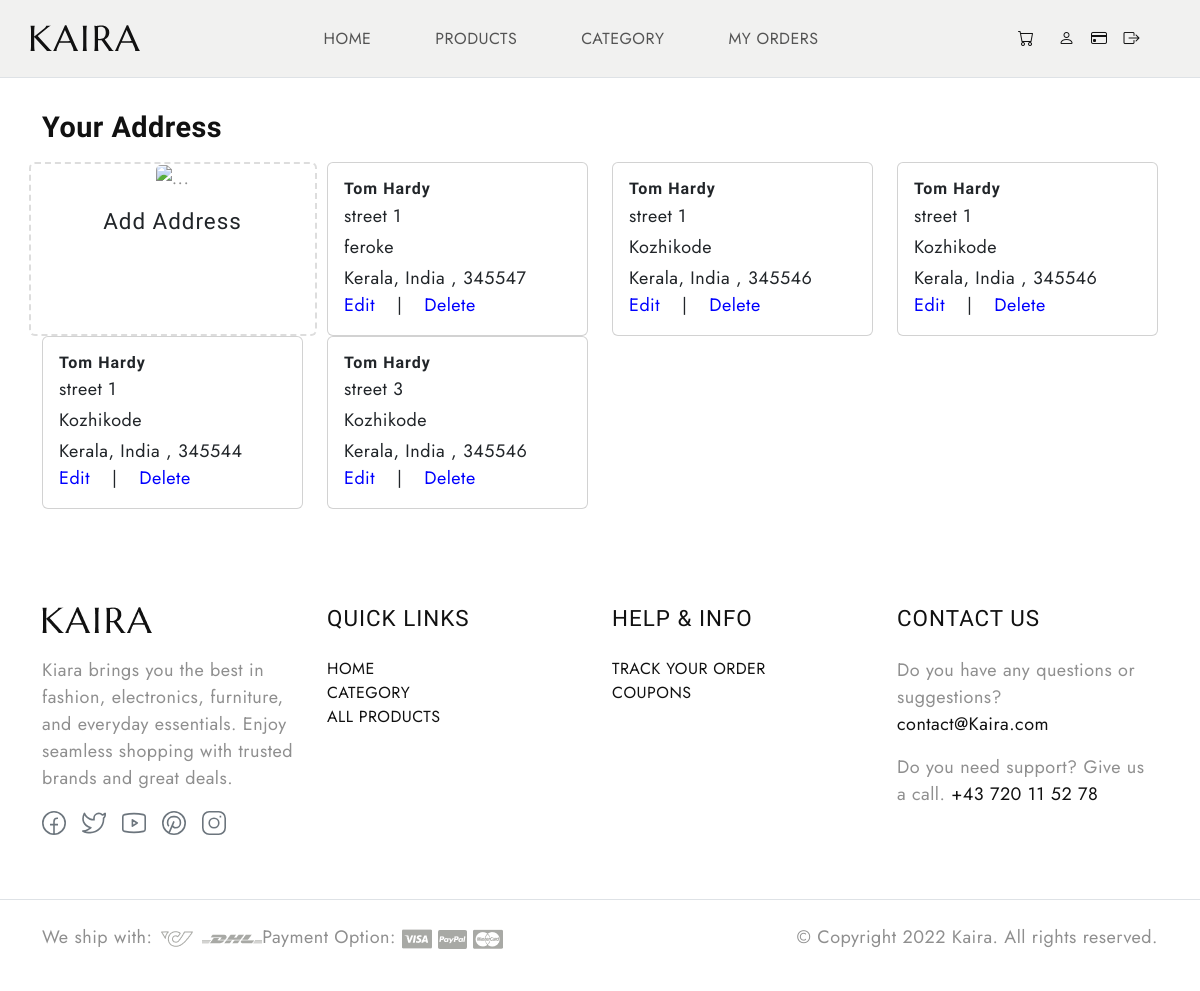
/user_address (signed in), run on the app's committed database.
### Ekartapp/models.py (models this page shows, shortened)
class UserAddress(models.Model):
    user = models.ForeignKey(UserModel,on_delete=models.CASCADE,related_name='address')
    address_type = models.CharField(max_length=10, choices=ADDRESS_TYPE_CHOICES,default='HOME')
    home_name = models.CharField(max_length=100,default='manzil')
    street_address = models.CharField(max_length=255)
    city = models.CharField(max_length=100)
    state = models.CharField(max_length=100)
    country = models.CharField(max_length=100,default='India')
    zip_code = models.CharField(max_length=100)
    is_default = models.BooleanField(default=False)
    status = models.BooleanField(default=True)

class UserModel(models.Model):
    user = models.OneToOneField(Custom_User,on_delete=models.CASCADE,related_name='User')
    fullName = models.CharField(max_length=500)
    phoneNumber = models.CharField(max_length=20,unique=True)
    gender = models.CharField(max_length=20,choices=GENDER_CHOICES, default='Male')
    profilePicture = models.FileField(upload_to='upload/')
    created_at = models.DateTimeField(auto_now_add=True)
    status = models.BooleanField(default=True)

### Ekartapp/user_views.py (the view)
# urls.py: path('user_address',user_views.user_address,name='userAddress'),
@login_required(login_url='login1')
def user_address(request):
    u = UserModel.objects.get(user=request.user)
    address = UserAddress.objects.filter(status=True , user=u)
    return render(request,'user/userProfile/userAddress.html',{'address':address})

### template/user/userProfile/userAddress.html
{% extends 'user/userHome.html' %}
{% load static %}
{% block content %}
  <div class="container mt-3">
    <div class="row">
      <h4 class="fw-bolder my-3">Your Address</h4>
      <div class="col-sm-12 col-md-6 col-lg-4 col-xl-3 d-flex justify-content-center">
          <a href="{% url 'postAddress' %}">
              <div class="card h-100" style="width: 18rem; border:2px dashed #ddd;">
                <div class="text-center">
                    <img src="https://static.thenounproject.com/png/961411-200.png" class="card-img-top " alt="..." style="height:100px; width:100px">
                </div>
                <div class="card-body">
                  <h5 class="card-title text-center text-dark">Add Address</h5>
                </div>
              </div>
          </a>
      </div>
    {% for ad in address %}
      <div class="col-sm-12 col-md-6 col-lg-4 col-xl-3 d-flex justify-content-center">
          <div class="card" style="width: 18rem;">
            <div class="card-body d-flex flex-column">
              <h6 class="card-title text-dark fw-bold mb-1">{{ad.user.fullName}}</h6>
              <p class="card-text text-dark mb-1">{{ad.street_address}} </p>
              <p class="card-text text-dark mb-1">{{ad.city}} </p>
              <p class="card-text text-dark mb-0">{{ad.state}}, {{ad.country}} , {{ad.zip_code}}</p>
              <div class="mt-auto">
                <a href="{% url 'userAddressEdit' ad.id %}" class="card-link " style="color:blue">Edit</a>
                  <span class="text-dark mx-3"> | </span>
                <a href="{% url 'userDeleteAddress' ad.id %}" class="card-link" style="color:blue">Delete</a>
              </div>
            </div>
          </div>
      </div>
        {% endfor %}
    </div>
  </div>
{% endblock %}

### static/home/style.css (style rules this page uses)
body { --heading-font: "Marcellus", Roboto, sans-serif; --heading-font-weight: 400; --heading-color: #111; --heading-line-height: 1.24; --swiper-theme-color: #8C907E; --bs-body-font-family: "Jost", Roboto, sans-serif; --bs-body-font-size: 18px; --bs-body-font-weight: 400; --bs-body-line-height: 1.5; --bs-body-color: #8f8f8f; --bs-body-color-rgb: 143, 143, 143; --bs-primary: #8C907E; --bs-secondary: #6c757d; --bs-black: #111; --bs-light: #F1F1F0; --bs-dark: #212529; --bs-gray: #9aa1a7; --bs-gray-dark: #51565b; --bs-primary-rgb: 140, 144, 126; --bs-secondary-rgb: 108, 117, 125; --bs-black-rgb: 17, 17, 17; --bs-light-rgb: 241, 241, 240; --bs-dark-rgb: 33, 37, 41; --bs-link-color: #111; --bs-link-color-rgb: 17, 17, 17; --bs-link-decoration: underline; --bs-link-hover-color: #111; --bs-link-hover-color-rgb: 17, 17, 17; }
body { letter-spacing: 0.03rem; }
h1, .h1, h2, .h2, h3, .h3, h4, .h4, h5, .h5, h6, .h6 { font-family: var(--heading-font); font-weight: var(--heading-font-weight); color: var(--heading-color); line-height: var(--heading-line-height); }
h5, h6 { letter-spacing: 1px; }
h4, .h4 { font-size: 1.8rem; }
h5, .h5 { font-size: 1.4rem; }
h6, .h6 { font-size: 1rem; }
a { text-decoration: none; }

### data on the page
UserAddress: user.fullName "Tom Hardy", street_address "street 1", city "feroke", state "Kerala", country "India", zip_code "345547"
UserAddress: user.fullName "Tom Hardy", street_address "street 1", city "Kozhikode", state "Kerala", country "India", zip_code "345546"
UserAddress: user.fullName "Tom Hardy", street_address "street 1", city "Kozhikode", state "Kerala", country "India", zip_code "345546"
UserAddress: user.fullName "Tom Hardy", street_address "street 1", city "Kozhikode", state "Kerala", country "India", zip_code "345544"
UserAddress: user.fullName "Tom Hardy", street_address "street 3", city "Kozhikode", state "Kerala", country "India", zip_code "345546"
